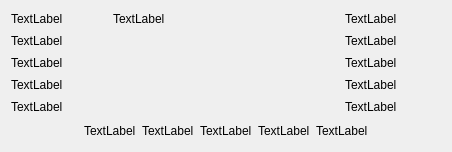
<?xml version="1.0" encoding="UTF-8"?>
<ui version="4.0">
 <class>DoubleRangedHistoResult</class>
 <widget class="QWidget" name="DoubleRangedHistoResult">
  <property name="geometry">
   <rect>
    <x>0</x>
    <y>0</y>
    <width>452</width>
    <height>152</height>
   </rect>
  </property>
  <property name="windowTitle">
   <string>Form</string>
  </property>
  <layout class="QGridLayout" name="gridLayout_2">
   <item row="0" column="0">
    <layout class="QGridLayout" name="gridLayout">
     <item row="0" column="0" colspan="2">
      <widget class="QLabel" name="titre1">
       <property name="text">
        <string>TextLabel</string>
       </property>
      </widget>
     </item>
     <item row="5" column="3" colspan="2">
      <widget class="QLabel" name="label_2">
       <property name="text">
        <string>TextLabel</string>
       </property>
      </widget>
     </item>
     <item row="4" column="0" colspan="2">
      <widget class="QLabel" name="label_7">
       <property name="text">
        <string>TextLabel</string>
       </property>
      </widget>
     </item>
     <item row="3" column="0" colspan="2">
      <widget class="QLabel" name="label_6">
       <property name="text">
        <string>TextLabel</string>
       </property>
      </widget>
     </item>
     <item row="2" column="0" colspan="2">
      <widget class="QLabel" name="label_5">
       <property name="text">
        <string>TextLabel</string>
       </property>
      </widget>
     </item>
     <item row="5" column="1" colspan="2">
      <widget class="QLabel" name="label_1">
       <property name="text">
        <string>TextLabel</string>
       </property>
      </widget>
     </item>
     <item row="5" column="5" colspan="2">
      <widget class="QLabel" name="label_3">
       <property name="text">
        <string>TextLabel</string>
       </property>
      </widget>
     </item>
     <item row="1" column="0" colspan="2">
      <widget class="QLabel" name="label_4">
       <property name="text">
        <string>TextLabel</string>
       </property>
      </widget>
     </item>
     <item row="4" column="10" colspan="2">
      <widget class="QLabel" name="label_16">
       <property name="text">
        <string>TextLabel</string>
       </property>
      </widget>
     </item>
     <item row="3" column="10" colspan="2">
      <widget class="QLabel" name="label_15">
       <property name="text">
        <string>TextLabel</string>
       </property>
      </widget>
     </item>
     <item row="2" column="10" colspan="2">
      <widget class="QLabel" name="label_14">
       <property name="text">
        <string>TextLabel</string>
       </property>
      </widget>
     </item>
     <item row="1" column="10" colspan="2">
      <widget class="QLabel" name="label_13">
       <property name="text">
        <string>TextLabel</string>
       </property>
      </widget>
     </item>
     <item row="0" column="10" colspan="2">
      <widget class="QLabel" name="titre3">
       <property name="text">
        <string>TextLabel</string>
       </property>
      </widget>
     </item>
     <item row="0" column="2" colspan="8">
      <widget class="QLabel" name="titre2">
       <property name="text">
        <string>TextLabel</string>
       </property>
      </widget>
     </item>
     <item row="5" column="7" colspan="2">
      <widget class="QLabel" name="label_8">
       <property name="text">
        <string>TextLabel</string>
       </property>
      </widget>
     </item>
     <item row="5" column="9" colspan="2">
      <widget class="QLabel" name="label_9">
       <property name="text">
        <string>TextLabel</string>
       </property>
      </widget>
     </item>
     <item row="5" column="0">
      <spacer name="horizontalSpacer">
       <property name="orientation">
        <enum>Qt::Horizontal</enum>
       </property>
       <property name="sizeHint" stdset="0">
        <size>
         <width>150</width>
         <height>0</height>
        </size>
       </property>
      </spacer>
     </item>
     <item row="5" column="11">
      <spacer name="horizontalSpacer_2">
       <property name="orientation">
        <enum>Qt::Horizontal</enum>
       </property>
       <property name="sizeHint" stdset="0">
        <size>
         <width>150</width>
         <height>20</height>
        </size>
       </property>
      </spacer>
     </item>
    </layout>
   </item>
  </layout>
 </widget>
 <resources/>
 <connections/>
</ui>
